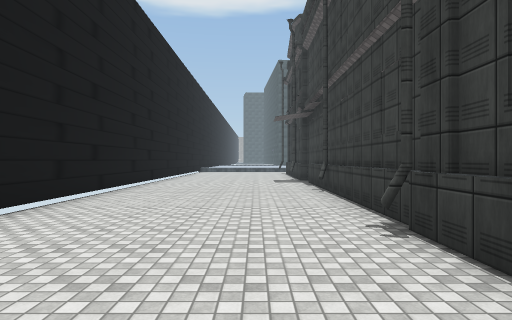
view 1 (above)

22 first-person views from a walk through a 3-D level made in the Unity game engine. The camera is 1.5 m above the floor, looks level and sees 75° across. The floor is counted in squares, 2 m on a side. Each view is taken from the middle of a square. On the plan, view 1 faces up. The plan holds only what a view shows up to about 11 squares ahead; the rest is blank. The place goes on beyond the plan. The player character is not drawn. Some surface patterns are stand-ins.

view 2
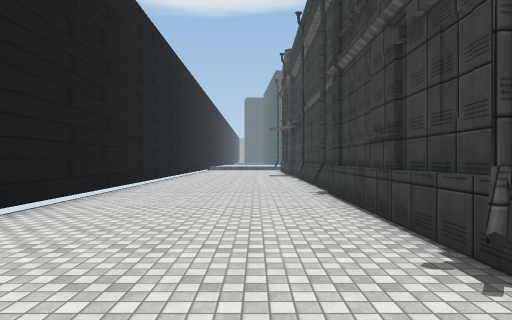

view 3
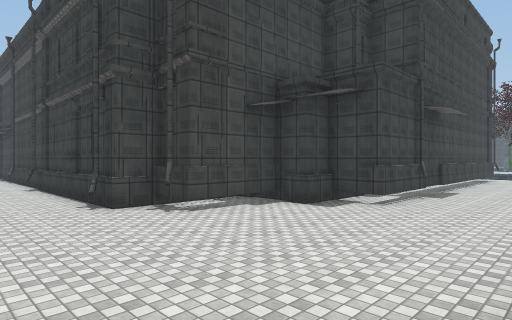

view 4
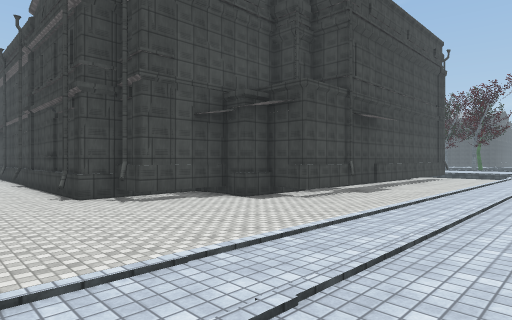

view 5
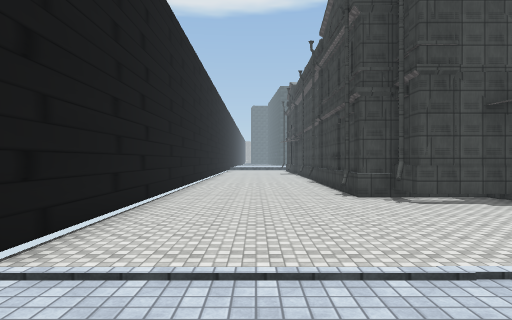

view 6
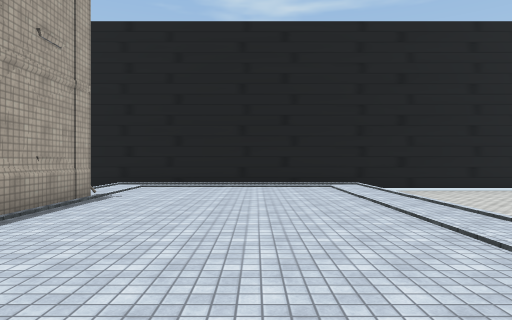

view 7
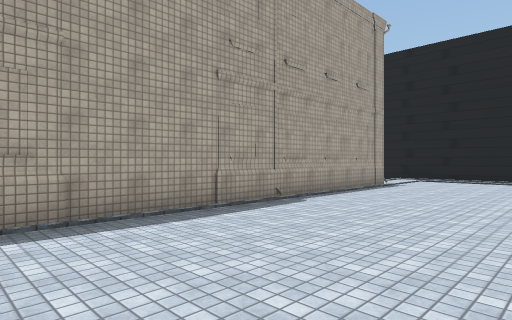

view 8
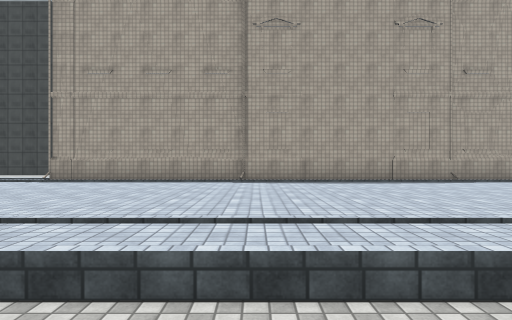

view 9
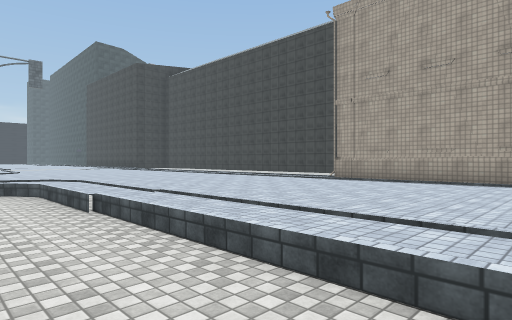

view 10
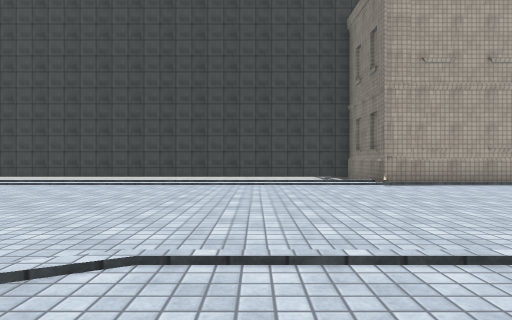

view 11
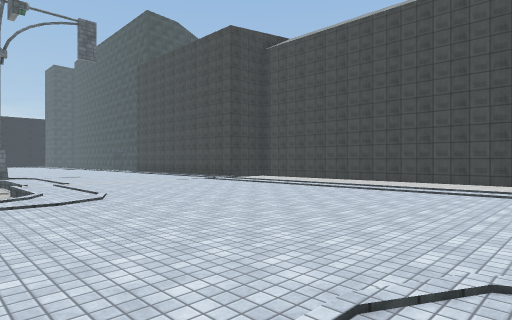

view 12
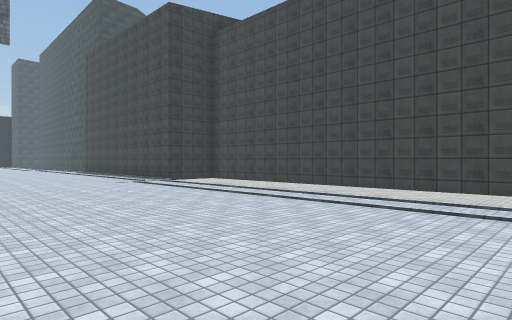

view 13
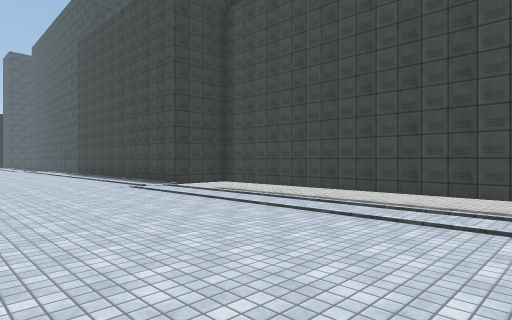

view 14
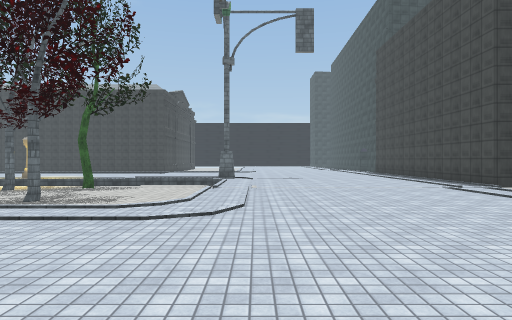

view 15
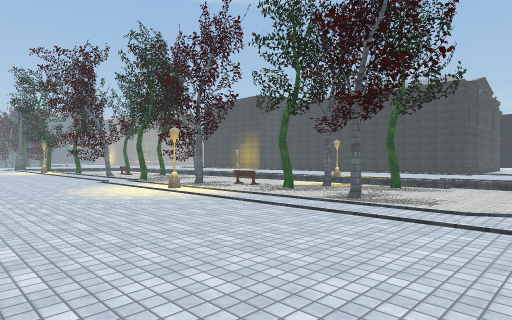

view 16
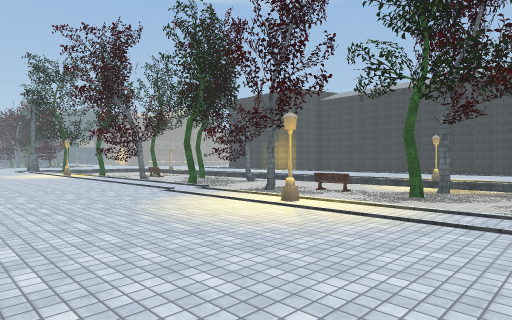

view 17
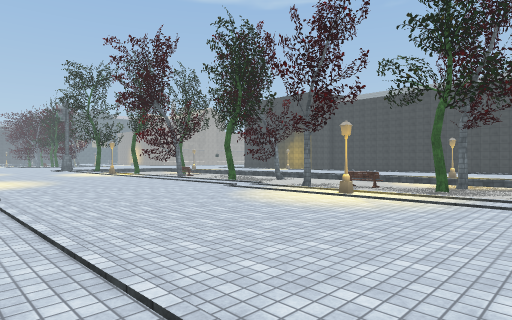

view 18
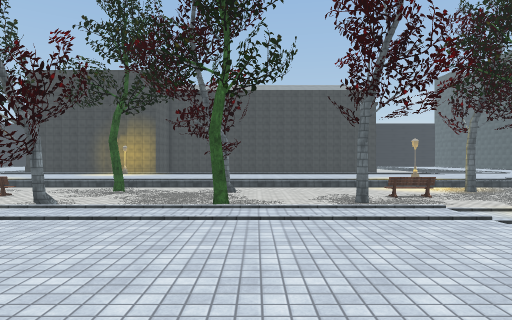

view 19
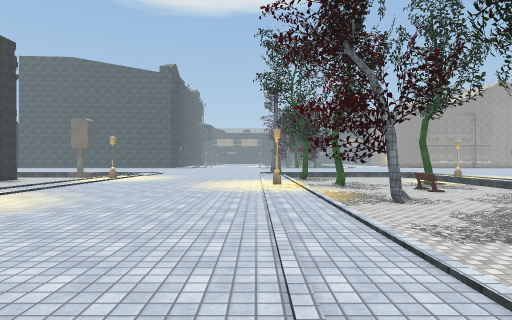

view 20
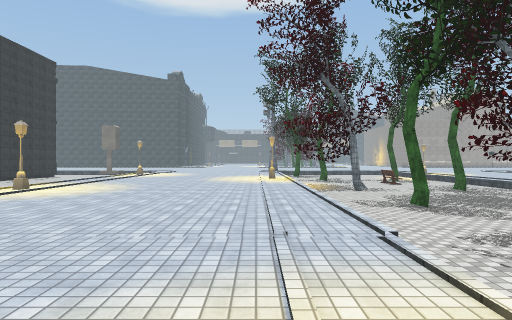

view 21
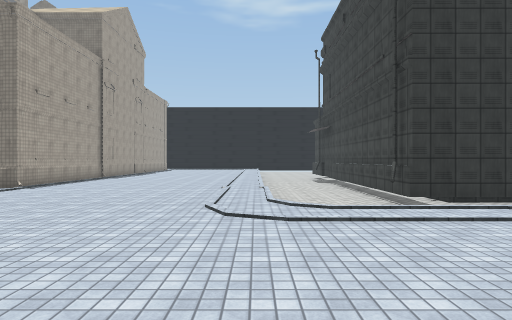

view 22
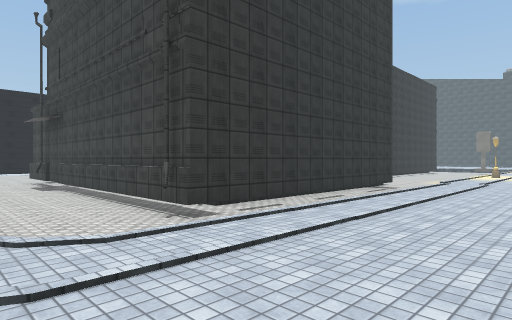

### Floor plan
Key: @ floor where view 1 was taken; # wall or solid block; . main floor; - floor 0.5 m lower than the main floor; / step, stairs or slope; T tree; L lamp; B bench.
Columns run from 4 left of view 1 to 32 right of it. Each row starts with its distance up from view 1.
 13                        /.......---B--
 12                        /......L---B--
 11 #-----#                /.......------
 10 #-----#                /.......-#----
  9 #-----#                /.......----T-
  8 #-----#                /.......------
  7 #-----#                L.......------
  6 #-----#                 .......-T----
  5 #-----#                 .......------
  4 #-----#                /.......------
  3 #-----#                /.......------
  2 #-----#              # //....//--#---
  1 #-----#              # /.......---B--
  0 #---@-#              #-/....... --B--
 -1 #-----#              #-/......L -----
 -2 #-----##             #-/....... --T-#
 -3 #-----####           #-/....... -----
 -4 #--------##          #-/....... -----
 -5 #---------##        ##-/....... -#--T
 -6 #---------###-########-/....... -----
 -7 #----------------------/....... -----
 -8 #----------------------/.......------
 -9 #///////////////////..............///
-10 #....................................
-11 # ...................................
-12 # ...................................
-13 # ...................................
-14 # ...................................
-15 # ................./.................
-16 #... ###############//////////////...
-17 #                  #              ###
-18                    #      --------#
-19                    ################

Positions as (right, up) in squares from view 1, and headings:
1: (0, 0), facing up
2: (0, -4), facing up
3: (-1, -9), facing up-right
4: (-1, -11), facing up-right
5: (-1, -11), facing up
6: (7, -12), facing left
7: (10, -11), facing down-left
8: (10, -7), facing down
9: (10, -7), facing down-right
10: (18, -8), facing down
11: (19, -7), facing down-right
12: (19, -10), facing down-right
13: (21, -11), facing down-right
14: (21, -10), facing right
15: (21, -9), facing up-right
16: (21, -5), facing up-right
17: (19, -5), facing up-right
18: (21, 5), facing right
19: (25, 2), facing up
20: (25, -1), facing up
21: (24, -9), facing left
22: (22, -9), facing up-left
